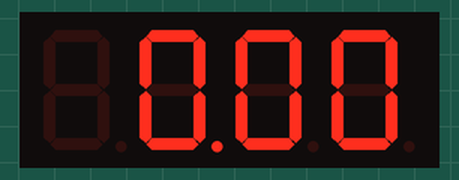
A sketch run on a simulated Arduino Uno, built with avr-gcc and run on an emulated ATmega328P. Shown: 4-digit seven-segment display.

Above: at 0.15 s.
At 5.09 s:
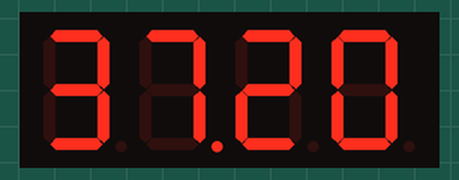
At 10.01 s:
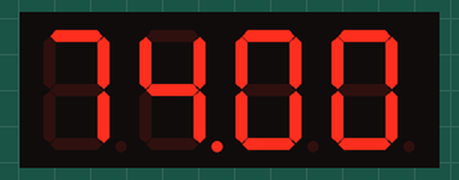
At 19.87 s:
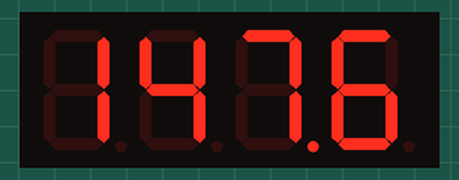
At 29.75 s:
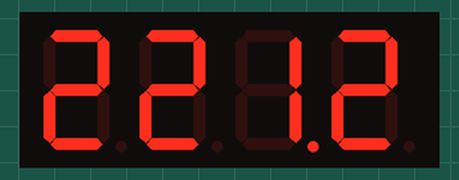
At 39.63 s:
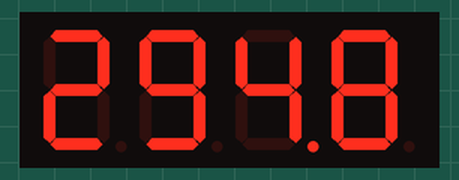

The sketch:

LEDbackpackTest.ino
```cpp
#include <Wire.h>
#include <Adafruit_GFX.h>
#include <Adafruit_LEDBackpack.h>

// instanciate LED
Adafruit_7segment matrix = Adafruit_7segment();

void setup() {
  matrix.begin(0x70);
}

void loop() {
  for (uint16_t counter = 0; counter < 9999; counter++) {
    matrix.println(counter/10.0);
    matrix.writeDisplay();
    delay(10);
  }
}
```
